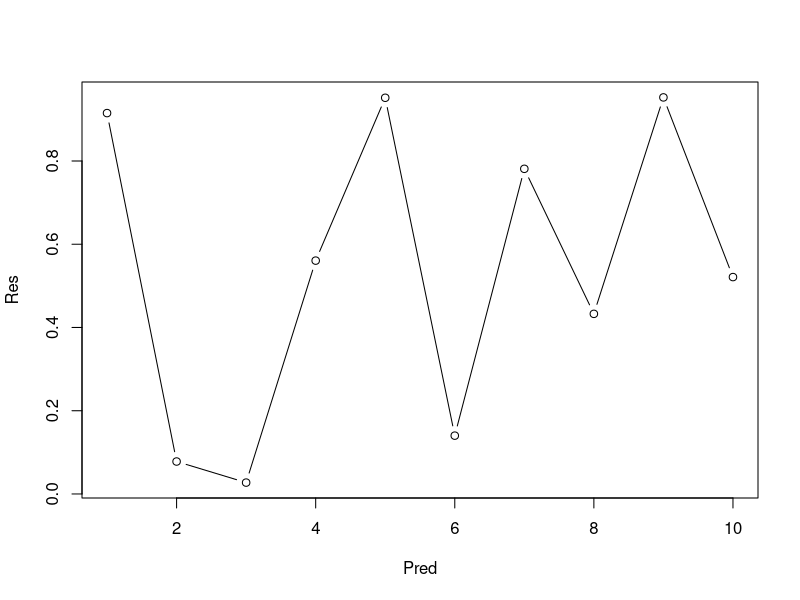
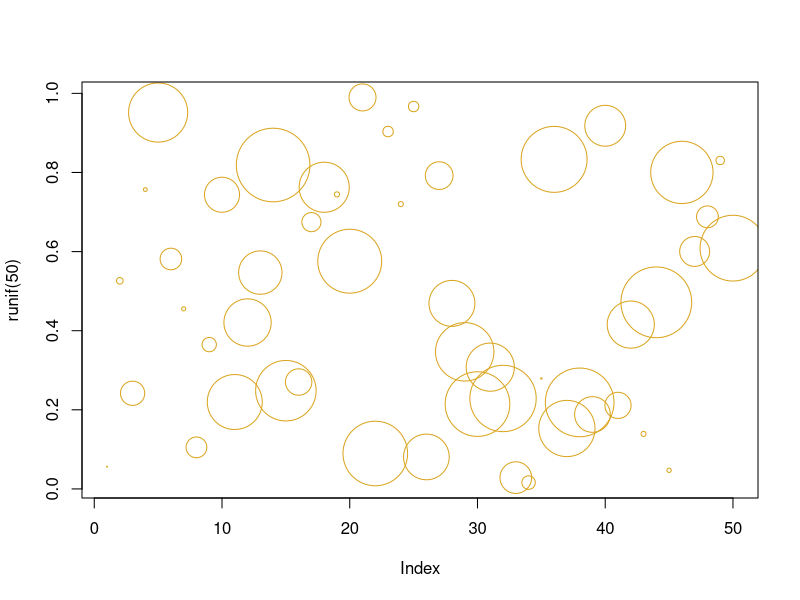

These figures' R source, in order:
## ---- chunk 1
library(knitr)
kable(head(iris))
## ---- chunk 2
# Use comments extensively in ALL of your coding!
Pred <- seq(1,10)     # make a vector of integers from 1 to 10
Res <- runif(10)      # generate 10 draws from a random uniform (0,1) distribution

# print the random numbers
print(Res)

# plot the graph
plot(x=Pred,y=Res,type="b")
## ---- chunk 3
plot(runif(50),cex=10*runif(50),col="goldenrod")
print(rnorm(n=10, mean=10, sd=2))
